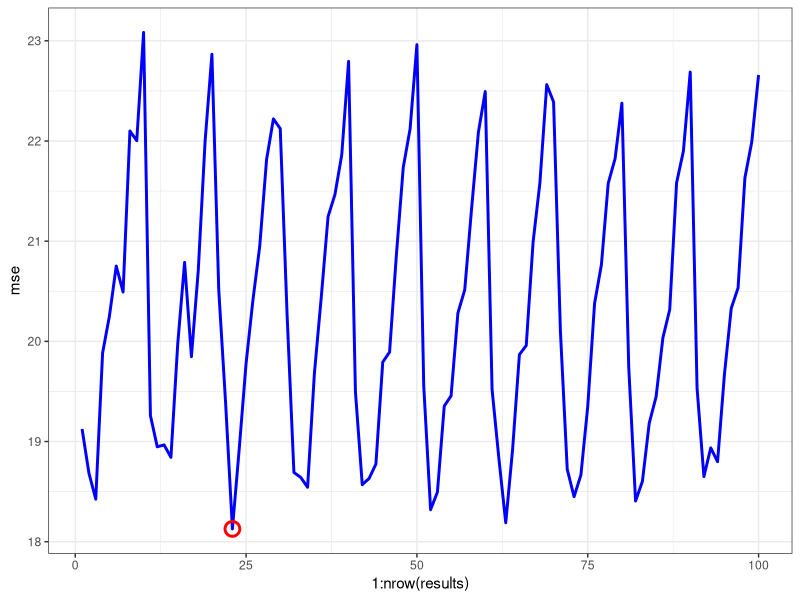

R code for this plot: (Note: a time limit stopped this script after it produced the figure.)
# ISLR Exercises CH 8

library(randomForest)
library(MASS)

set.seed(1)
train <- sample(nrow(Boston), nrow(Boston)/2)
boston_test <- Boston[-train, "medv"]

rf_mse <- function(mtry, ntree) {
    mean(
        (predict(
            randomForest(
                medv~., Boston[train,], mtry = mtry, ntree = ntree, importance = TRUE), 
            Boston[-train,])
         -boston_test)^2)
}


results <- data.frame(mtry = 2:11, ntree = c(rep(100, 10), rep(200, 10), rep(300, 10), rep(400, 10), rep(500, 10), rep(600, 10), rep(700, 10), rep(800, 10), rep(900, 10), rep(1000,10)), mse = mapply(rf_mse, 2:11, c(rep(100, 10), rep(200, 10), rep(300, 10), rep(400, 10), rep(500, 10), rep(600, 10), rep(700, 10), rep(800, 10), rep(900, 10), rep(1000,10))))

library(ggplot2)
ggplot(results, aes(1:nrow(results), mse))+
    geom_line(color = "blue", size = 1)+
    geom_point(
        data = results[which.min(results$mse),], 
        aes(which.min(results$mse), mse), 
        color = "red", 
        shape = 1, 
        size = 4, 
        stroke = 1.5)+
    theme_bw()
results[which.min(results$mse),]

library(e1071)
set.seed(1)
tune.randomForest(medv~., data = Boston[train,], mtry = 2:11, ntree = seq(100, 1000, 100))
